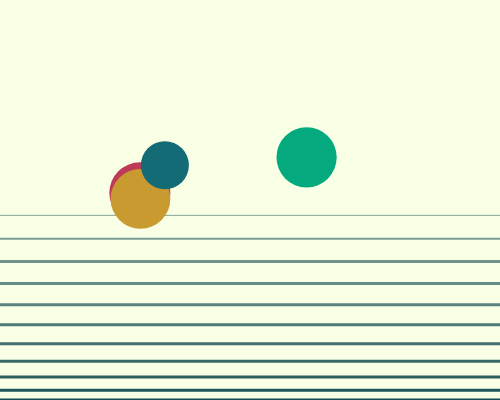
Frame 1 (no input)
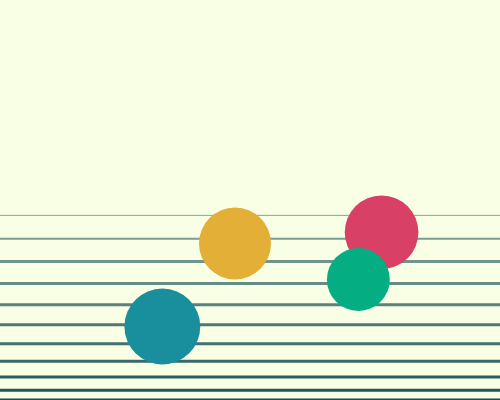
Frame 60 (no input)
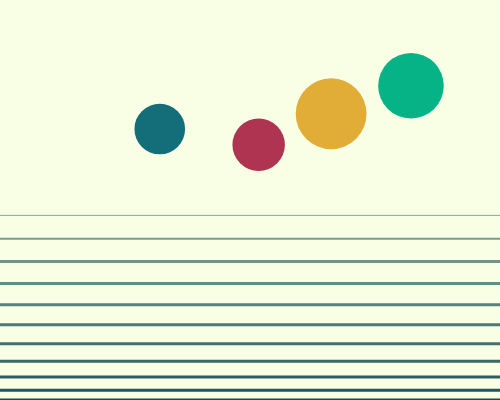
Frame 120 (the mouse pressed at the canvas centre since frame 60)

The p5.js sketch that drew these frames (run headless with seeded random() and noise() and a simulated clock; from frame 60 on, the mouse is pressed at the canvas centre):

// p5.js sketch
// ── sketch.js
let balls = [];
let canvas = {
  width: 500,
  height: 400,
  depth: 600,
};

function setup() {
  createCanvas(canvas.width, canvas.height);

  const colors = ["#06D6A0", "#1B9AAA", "#EF476F", "#FFC43D"];
  for (let i = 0; i < 4; i++) {
    let size = 120;
    balls.push({
      position: createVector(
        random(size, canvas.width - size),
        random(size, canvas.height - size),
        random(size, canvas.depth - size)
      ),
      speed: createVector(
        randomGaussian(2, 2),
        randomGaussian(2, 2),
        randomGaussian(2, 2)
      ),
      size: size,
      color: colors[i % colors.length],
    });
  }
}

function update() {
  for (const ball of balls) {
    ball.position.add(ball.speed);

    if (
      ball.position.x + ball.size / 2 > canvas.width ||
      ball.position.x - ball.size / 2 < 0
    ) {
      ball.speed.mult(createVector(-1, 1, 1));
    }
    if (
      ball.position.y + ball.size / 2 > canvas.height ||
      ball.position.y - +ball.size / 2 < 0
    ) {
      ball.speed.mult(createVector(1, -1, 1));
    }
    if (
      ball.position.z + ball.size / 2 > canvas.depth ||
      ball.position.z - +ball.size / 2 < 0
    ) {
      ball.speed.mult(createVector(1, 1, -1));
    }
  }
}

function draw() {
  update();

  background("#F8FFE5");

  const lineCount = 12;
  for (var i = 1; i < lineCount; i++) {
    stroke("black");
    const y = canvas.height - i * log(i) * 7;
    strokeWeight(min(lineCount - i, 3));

    let strokeColor = color("#0C454D");
    strokeColor.setAlpha(255 - i * 12);
    stroke(strokeColor);
    line(0, y, canvas.width, y);
  }

  const sortedBalls = balls.sort((a, b) => b.position.z - a.position.z);
  for (const ball of sortedBalls) {
    noStroke();
    const targetColor = color(ball.color);

    let colorScale = map(ball.position.z, 0, canvas.depth, 0.4, 1);
    targetColor.setRed(red(targetColor) * colorScale);
    targetColor.setGreen(green(targetColor) * colorScale);
    targetColor.setBlue(blue(targetColor) * colorScale);

    const scaleFactor = map(ball.position.z, 0, canvas.depth, 0, 1);
    const size = ball.size * Math.log(scaleFactor + 1.0) + 0.1;

    fill(targetColor);
    circle(ball.position.x, ball.position.y, size);
  }
}
